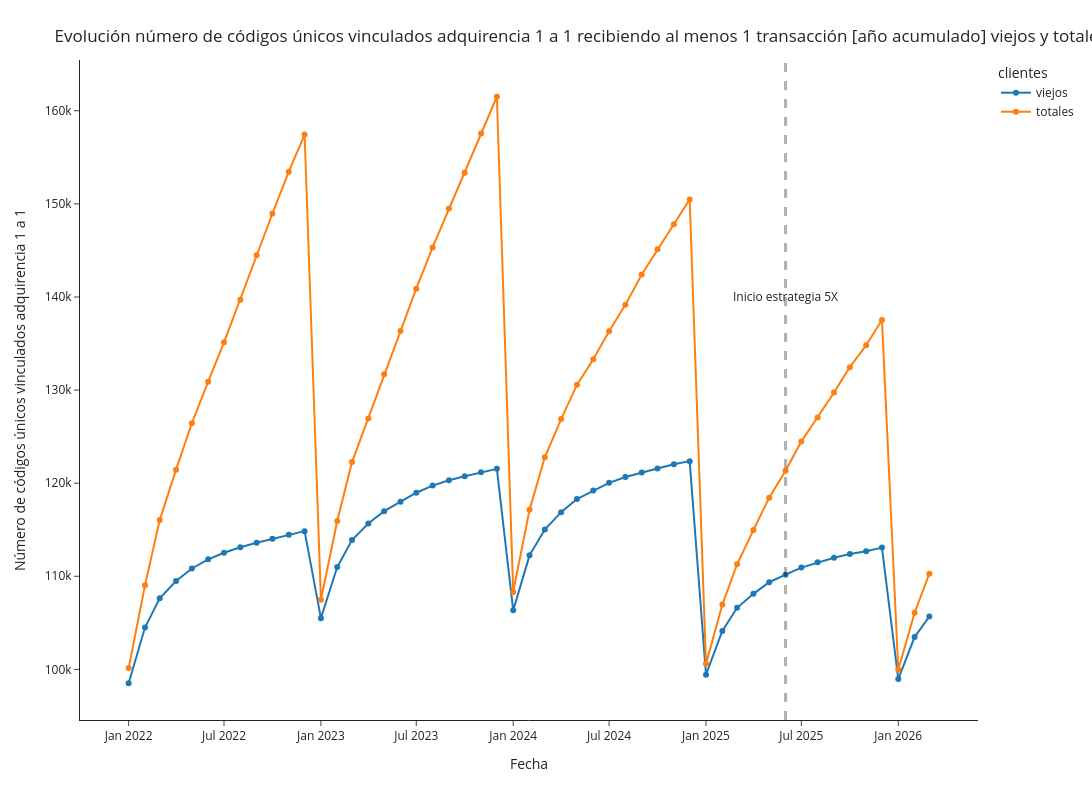

The cell this chart's notebook holds for it:
### Markdown cell above
# Uso

### Code cell
df_plot1 = df[['fecha_ymd2', 'num_vinc_new_uso_cumsum_ym']]
df_plot1.columns = ['fecha', 'cantidad_clientes']
df_plot1['clientes'] = 'nuevos'
df_plot2 = df[['fecha_ymd2', 'num_vinc_old_uso_cumsum_ym']]
df_plot2.columns = ['fecha', 'cantidad_clientes']
df_plot2['clientes'] = 'viejos'
df_plot3 = df[['fecha_ymd2', 'num_vinc_all_uso_cumsum_ym']]
df_plot3.columns = ['fecha', 'cantidad_clientes']
df_plot3['clientes'] = 'totales'

df_plot = pd.concat([df_plot2, df_plot3])

fig = px.line(df_plot, x="fecha", y="cantidad_clientes", color='clientes',markers=True, template='simple_white', width=1600, height=800)
fig.add_vline(x='2025-06-01', line_width=3, line_dash="dash")
fig.update_layout(
    title={
        'text': "Evolución número de códigos únicos vinculados adquirencia 1 a 1 recibiendo al menos 1 transacción [año acumulado] viejos y totales",
        'xanchor': 'left',
        'yanchor': 'top'},
    xaxis=dict(
            title=dict(
                text="Fecha"
            )),
    yaxis=dict(
            title=dict(
                text="Número de códigos únicos vinculados adquirencia 1 a 1"
            ))
)
fig.add_annotation(x='2025-06-01', y=140000,
            text="Inicio estrategia 5X",
            showarrow=False,
            arrowhead=1)
# fig.add_annotation(x='2025-11-01', y=142097,
#             text="142.097",
#             showarrow=True,
#             arrowhead=1)
# fig.add_annotation(x='2025-11-01', y=103274,
#             text="103.274",
#             showarrow=True,
#             arrowhead=1)
# fig.add_annotation(x='2025-11-01', y=38823,
#             text="38.823",
#             showarrow=True,
#             arrowhead=1)
fig.show()

### Figure 1 — Plotly figure (JSON) as saved in the notebook; plotly's stock layout.template omitted (floating-point values rounded to 4 significant figures)
{"data": [{"hovertemplate": "clientes=viejos<br>fecha=%{x}<br>cantidad_clientes=%{y}<extra></extra>", "legendgroup": "viejos", "line": {"color": "#1F77B4", "dash": "solid"}, "marker": {"symbol": "circle"}, "mode": "lines+markers", "name": "viejos", "orientation": "v", "showlegend": true, "type": "scatter", "x": ["2026-03-01T00:00:00", "2026-02-01T00:00:00", "2026-01-01T00:00:00", "2025-12-01T00:00:00", "2025-11-01T00:00:00", "2025-10-01T00:00:00", "2025-09-01T00:00:00", "2025-08-01T00:00:00", "2025-07-01T00:00:00", "2025-06-01T00:00:00", "2025-05-01T00:00:00", "2025-04-01T00:00:00", "2025-03-01T00:00:00", "2025-02-01T00:00:00", "2025-01-01T00:00:00", "2024-12-01T00:00:00", "2024-11-01T00:00:00", "2024-10-01T00:00:00", "2024-09-01T00:00:00", "2024-08-01T00:00:00", "2024-07-01T00:00:00", "2024-06-01T00:00:00", "2024-05-01T00:00:00", "2024-04-01T00:00:00", "2024-03-01T00:00:00", "2024-02-01T00:00:00", "2024-01-01T00:00:00", "2023-12-01T00:00:00", "2023-11-01T00:00:00", "2023-10-01T00:00:00", "2023-09-01T00:00:00", "2023-08-01T00:00:00", "2023-07-01T00:00:00", "2023-06-01T00:00:00", "2023-05-01T00:00:00", "2023-04-01T00:00:00", "2023-03-01T00:00:00", "2023-02-01T00:00:00", "2023-01-01T00:00:00", "2022-12-01T00:00:00", "2022-11-01T00:00:00", "2022-10-01T00:00:00", "2022-09-01T00:00:00", "2022-08-01T00:00:00", "2022-07-01T00:00:00", "2022-06-01T00:00:00", "2022-05-01T00:00:00", "2022-04-01T00:00:00", "2022-03-01T00:00:00", "2022-02-01T00:00:00", "2022-01-01T00:00:00"], "xaxis": "x", "y": [105678, 103470, 98960, 113080, 112697, 112384, 111995, 111498, 110935, 110174, 109362, 108111, 106615, 104133, 99434, 122366, 122024, 121582, 121138, 120662, 120039, 119205, 118299, 116888, 115020, 112247, 106338, 121536, 121172, 120746, 120319, 119743, 118972, 118009, 116996, 115676, 113892, 110993, 105502, 114848, 114448, 114037, 113595, 113115, 112524, 111816, 110837, 109488, 107634, 104493, 98510], "yaxis": "y"}, {"hovertemplate": "clientes=totales<br>fecha=%{x}<br>cantidad_clientes=%{y}<extra></extra>", "legendgroup": "totales", "line": {"color": "#FF7F0E", "dash": "solid"}, "marker": {"symbol": "circle"}, "mode": "lines+markers", "name": "totales", "orientation": "v", "showlegend": true, "type": "scatter", "x": ["2026-03-01T00:00:00", "2026-02-01T00:00:00", "2026-01-01T00:00:00", "2025-12-01T00:00:00", "2025-11-01T00:00:00", "2025-10-01T00:00:00", "2025-09-01T00:00:00", "2025-08-01T00:00:00", "2025-07-01T00:00:00", "2025-06-01T00:00:00", "2025-05-01T00:00:00", "2025-04-01T00:00:00", "2025-03-01T00:00:00", "2025-02-01T00:00:00", "2025-01-01T00:00:00", "2024-12-01T00:00:00", "2024-11-01T00:00:00", "2024-10-01T00:00:00", "2024-09-01T00:00:00", "2024-08-01T00:00:00", "2024-07-01T00:00:00", "2024-06-01T00:00:00", "2024-05-01T00:00:00", "2024-04-01T00:00:00", "2024-03-01T00:00:00", "2024-02-01T00:00:00", "2024-01-01T00:00:00", "2023-12-01T00:00:00", "2023-11-01T00:00:00", "2023-10-01T00:00:00", "2023-09-01T00:00:00", "2023-08-01T00:00:00", "2023-07-01T00:00:00", "2023-06-01T00:00:00", "2023-05-01T00:00:00", "2023-04-01T00:00:00", "2023-03-01T00:00:00", "2023-02-01T00:00:00", "2023-01-01T00:00:00", "2022-12-01T00:00:00", "2022-11-01T00:00:00", "2022-10-01T00:00:00", "2022-09-01T00:00:00", "2022-08-01T00:00:00", "2022-07-01T00:00:00", "2022-06-01T00:00:00", "2022-05-01T00:00:00", "2022-04-01T00:00:00", "2022-03-01T00:00:00", "2022-02-01T00:00:00", "2022-01-01T00:00:00"], "xaxis": "x", "y": [110281, 106088, 99964, 137535, 134816, 132463, 129736, 127041, 124484, 121329, 118446, 114972, 111289, 106961, 100593, 150475, 147813, 145129, 142416, 139151, 136320, 133317, 130559, 126883, 122783, 117135, 108323, 161505, 157546, 153331, 149493, 145321, 140889, 136339, 131712, 126957, 122262, 115938, 107477, 157445, 153457, 148966, 144479, 139704, 135132, 130903, 126439, 121448, 116036, 109024, 100138], "yaxis": "y"}], "layout": {"annotations": [{"arrowhead": 1, "showarrow": false, "text": "Inicio estrategia 5X", "x": "2025-06-01", "y": 140000}], "height": 800, "legend": {"title": {"text": "clientes"}, "tracegroupgap": 0}, "margin": {"t": 60}, "shapes": [{"line": {"dash": "dash", "width": 3}, "type": "line", "x0": "2025-06-01", "x1": "2025-06-01", "xref": "x", "y0": 0, "y1": 1, "yref": "y domain"}], "title": {"text": "Evolución número de códigos únicos vinculados adquirencia 1 a 1 recibiendo al menos 1 transacción [año acumulado] viejos y totales", "xanchor": "left", "yanchor": "top"}, "width": 1600, "xaxis": {"anchor": "y", "domain": [0, 1], "title": {"text": "Fecha"}}, "yaxis": {"anchor": "x", "domain": [0, 1], "title": {"text": "Número de códigos únicos vinculados adquirencia 1 a 1"}}}}
